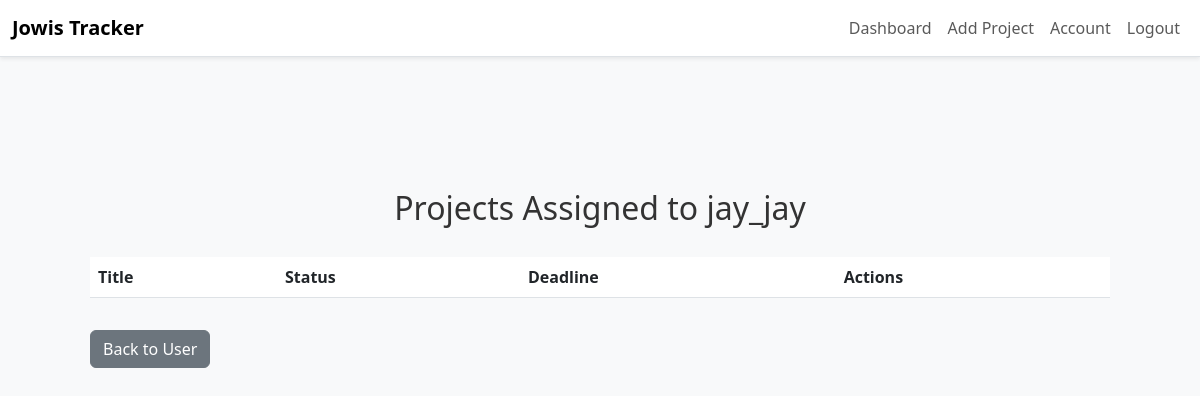
Before: /admin/users/1/projects (signed in) with the older database file.
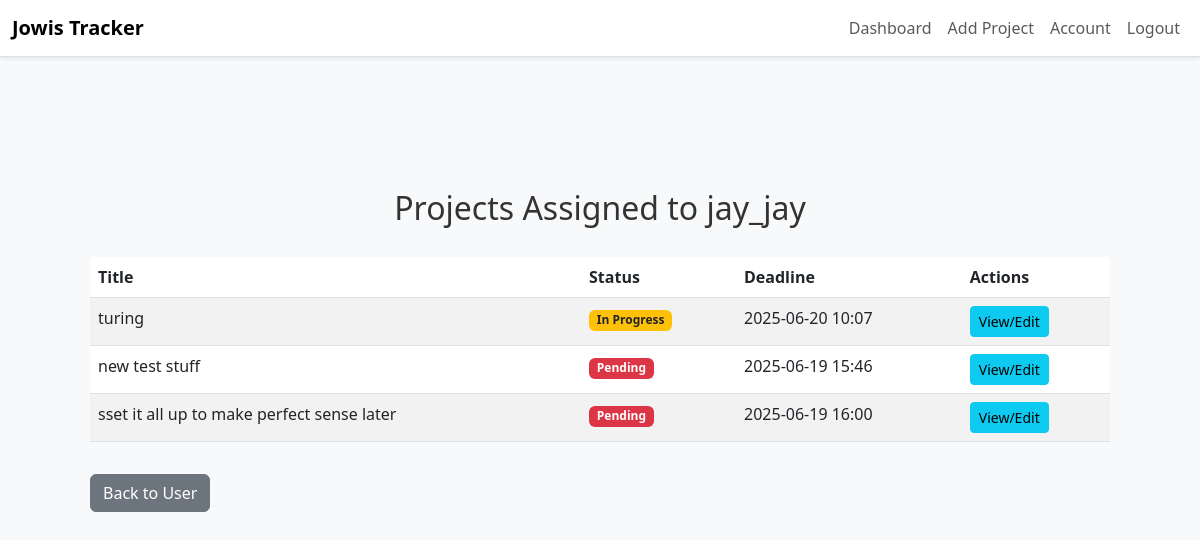
After: the same page with the newer database file.
### app/dbmodels.py (models this page shows, shortened)
class Project(db.Model):
    id = db.Column(db.Integer, primary_key=True)
    title = db.Column(db.String(150), nullable=False)
    description = db.Column(db.Text, nullable=False)
    tasks = db.relationship("Task", backref="project", cascade="all, delete-orphan", passive_deletes=True)
    milestones = db.relationship("Milestone", backref="project", cascade="all, delete-orphan", passive_deletes=True)
    deadline = db.Column(db.DateTime, nullable=False, default = datetime.now(timezone.utc)) # default to current time in UTC
    status = db.Column(db.String(20), nullable=False, default="Pending")
    comment = db.Column(db.Text, nullable=True)
    users = db.relationship(
        'User',
        secondary=project_users,
        back_populates='projects'
    )

### app/routes.py (the view)
@main.route('/admin/users/<int:user_id>/projects')
@login_required
def admin_user_projects(user_id):
    if current_user.role != "admin":
        abort(403)
    user = User.query.get_or_404(user_id)
    projects = user.projects
    return render_template('admin_user_projects.html', user=user, projects=projects)

### app/__init__.py (called while the page is built)
def create_app():
    app= Flask(__name__)
    app.config.from_object("config.Config") # load app config from config.py
    db.init_app(app)
    migrate.init_app(app, db)
    login_manager.init_app(app)
    mail.init_app(app)
    scheduler.init_app(app)
    scheduler.start()
    from . import jobs  # <-- Import jobs to register them
    from .admin import init_admin
    init_admin(app)
    login_manager.login_view = "main.login"
    login_manager.login_message_category ="info"
    from .dbmodels import User
    @login_manager.user_loader
    def load_user(user_id):
        return User.query.get(int(user_id))
    from .routes import main
    app.register_blueprint(main)
    return app

### app/templates/admin_user_projects.html
{% extends "base.html" %}
{% block content %}
<div class="container mt-4">
  <h2>Projects Assigned to {{ user.username }}</h2>
  <table class="table table-striped">
    <thead>
      <tr>
        <th>Title</th>
        <th>Status</th>
        <th>Deadline</th>
        <th>Actions</th>
      </tr>
    </thead>
    <tbody>
      {% for project in projects %}
      <tr>
        <td>{{ project.title }}</td>
        <td>
          {% if project.status == 'Completed' %}
            <span class="badge bg-success">Completed</span>
          {% elif project.status == 'Pending' %}
            <span class="badge bg-danger">Pending</span>
          {% elif project.status == 'In Progress' %}
            <span class="badge bg-warning text-dark">In Progress</span>
          {% else %}
            <span class="badge bg-secondary">Unknown</span>
          {% endif %}
        </td>
        <td>{{ project.deadline.strftime('%Y-%m-%d %H:%M') if project.deadline else 'N/A' }}</td>
        <td>
          <a href="{{ url_for('main.admin_project_detail', project_id=project.id) }}" class="btn btn-info btn-sm">View/Edit</a>
        </td>
      </tr>
      {% endfor %}
    </tbody>
  </table>
  <a href="{{ url_for('main.view_user', user_id=user.id) }}" class="btn btn-secondary mt-3">Back to User</a>
</div>
{% endblock %}

Changed rows visible on the page:
added Project: title "turing", status "In Progress", deadline "2025-06-20 10:07"
added Project: title "new test stuff", status "Pending", deadline "2025-06-19 15:46"
added Project: title "sset it all up to make perfect sense later", status "Pending", deadline "2025-06-19 16:00"
